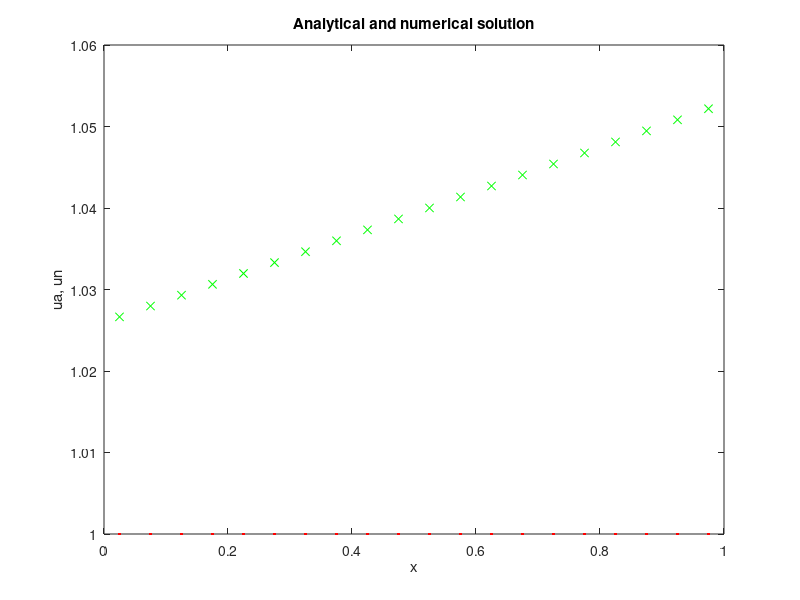

Source code (MATLAB):
# пределы интегрирования
a=0
b=1
# число узлов интегрирования
N=20
# шаг
h=(b-a)/N
# погрешность
epsilon=eps
# узлы и веса квадратурной формулы
x=h/2:h:b;
c=ones(1,N);
# неоднородность интегрального уравнения
function f=F(x)
 f = e.^(-x);
endfunction
# ядро интегрального уравнения
function K=Ker(x,t)
 K=e^(t - x);
endfunction
# аналитическое решение
ua = 1;
# начальное приближение
u=F(x);
# номер итерации
k=0;
do
 for i=1:N
 int=0;
 for j=1:i
 int+=c(j)*h*Ker(x(i),x(j))*u(j);
 endfor # j
 u1(i)=F(x(i))+int;
 endfor # i
 delta=norm(u1-u, 1)/N;
 k++;
 err=norm(u1-ua);
 printf('%i iteration, err=%g\n', k, err)
 u=u1;
until (delta<=eps)
#setenv("GNUTERM","wxt")
#graphics_toolkit("gnuplot")
plot(x, ua, 'r', x, u, 'gx')
title('Analytical and numerical solution')
xlabel('x')
ylabel('ua, un')
pause()